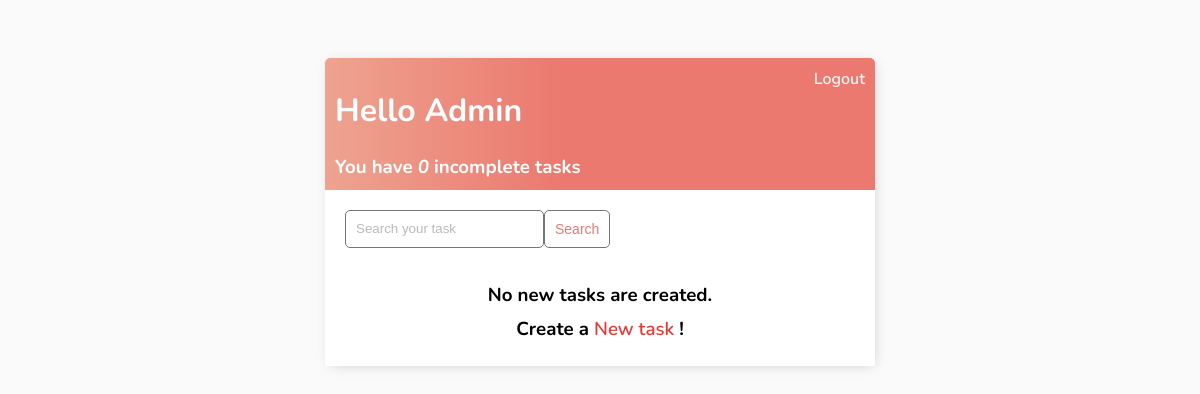
Before: / (signed in) with the older database file.
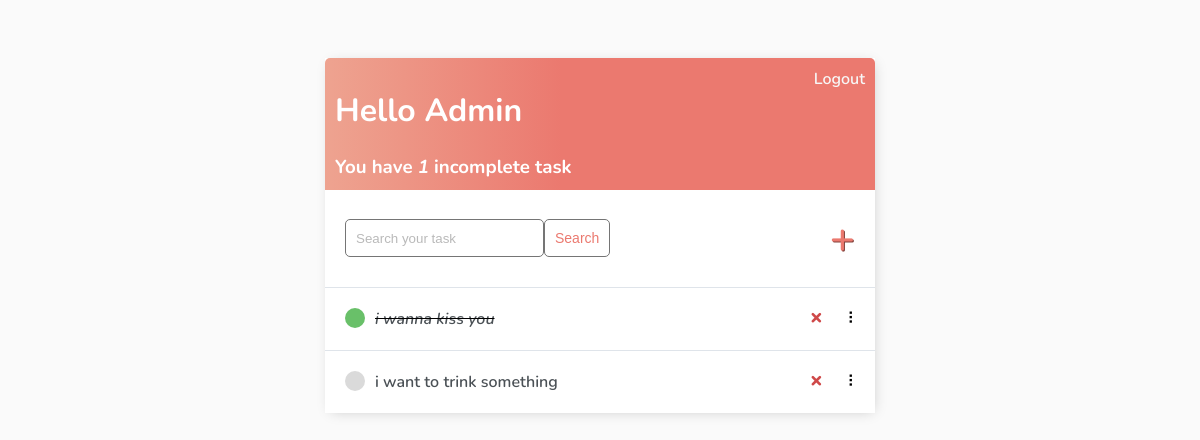
After: the same page with the newer database file.
### base/models.py (models this page shows)
class Task(models.Model):
    user = models.ForeignKey(
        User, on_delete=models.CASCADE, null=True, blank=True)
    title = models.CharField(max_length=200)
    description = models.TextField(null=True, blank=True)
    complete = models.BooleanField(default=False)
    created = models.DateTimeField(auto_now_add=True)
    def __str__(self):
        return self.title
    class Meta:
        order_with_respect_to = 'user'

### base/views.py (the view)
# urls.py: path('', TaskList.as_view(), name='tasks'),
class TaskList(LoginRequiredMixin, ListView):
    model = Task
    context_object_name = 'tasks'
    def get_context_data(self, **kwargs):
        context = super().get_context_data(**kwargs)
        context['tasks'] = context['tasks'].filter(user=self.request.user)
        context['count'] = context['tasks'].filter(complete=False).count()
        search_input = self.request.GET.get('search-area') or ''
        if search_input:
            context['tasks'] = context['tasks'].filter(
                title__contains=search_input)
        context['search_input'] = search_input
        return context

### base/templates/base/task_list.html (shortened to what this page needs)
{% extends 'base/main.html' %} {% block content %}
<div class="header-bar">
    <div>
        <h1>Hello {{request.user|title}}</h1>
        <h3 style="margin:0">You have <i>{{count}}</i> incomplete task{{ count|pluralize:"s" }}</h3>
    </div>
    {% if request.user.is_authenticated %}
    <a href="{% url 'logout' %}">Logout</a> {% else %}
    <a href="{% url 'login' %}">Login</a> {% endif %}
</div>
<div id="search-add-wrapper">
    <form method="GET" style="display: flex;">
        <input type='text' name='search-area' placeholder="Search your task" value="{{search_input}}">
        <input class="button" type="submit" value='Search'>
    </form>
    {% if tasks|length > 0 %}
    <a id="add-link" href="{% url 'task-create' %}">&#x2b;</a>
    {% endif %}
</div>
<div id="tasklist" class="task-items-wrapper">
    {% for task in tasks %}
    <div class="task-wrapper" data-position="{{task.pk}}">
        <div class="task-title">
            {% if task.complete %}
            <div class="task-complete-icon"></div>
            <i><s><a href="{% url 'task-update' task.id %}">{{task}}</a></s></i> {% else %}
            <div class="task-incomplete-icon"></div>
            <a href="{% url 'task-update' task.id %}">{{task}}</a> {% endif %}
        </div>
        <div class="task-controls">
            <a class="delete-link" href="{% url 'task-delete' task.id %}">&#215;</a>
            <span class="handle">&nbsp;&#10247;</span>
        </div>
    </div>
    {% empty %}
    <div style="text-align: center; padding-bottom: 10px; line-height: 1em;">
        <h3>No new tasks are created.</h3>
        <h3>Create a <a style="text-decoration: none; color: #e53935;" href="{% url 'task-create' %}">New task</a> ! </h3>
    </div>
    {% endfor %}
</div>
{% endblock content %}

### base/templates/base/main.html (shortened to what this page needs)
<!DOCTYPE html>
<html lang="en">
<head>
</head>
<body>
    <div class="container">
        {% block content %} {% endblock content %}
    </div>
</body>
</html>

### base/templates/base/main.html (style rules this page uses)
body { background-color: #FAFAFA; font-family: 'Nunito', sans-serif; padding-top: 50px; }
h1, h2, h3, h4, h5, h6, { font-family: 'Raleway', sans-serif; }
a, p { color: #4b5156 }
a { font-weight: 600; }
.container { max-width: 550px; margin: auto; background-color: #fff; -webkit-box-shadow: 2px 2px 13px -4px rgba(0, 0, 0, 0.21); box-shadow: 2px 2px 13px -4px rgba(0, 0, 0, 0.21); }
input { outline: none; border: none; }
.header-bar { display: flex; justify-content: space-between; color: #fff; padding: 10px; border-radius: 5px 5px 0 0; background: linear-gradient(90deg, #EEA390 0%, #EB796F 43%, #EB796F 100%); }
.header-bar a { color: rgb(247, 247, 247); text-decoration: none; }
.task-wrapper { display: flex; align-items: center; justify-content: space-between; background-color: #fff; border-top: 1px solid #dfe4ea; overflow: hidden; }
.task-title { display: flex; padding: 20px; }
.task-title a { text-decoration: none; color: #4b5156; margin-left: 10px; }
.task-complete-icon { height: 20px; width: 20px; background-color: rgb(105, 192, 105); border-radius: 50%; }
.task-incomplete-icon { height: 20px; width: 20px; background-color: rgb(218, 218, 218); border-radius: 50%; }
.delete-link { text-decoration: none; font-weight: 900; color: #cf4949; font-size: 22px; line-height: 0; padding: 20px 0px; }
.handle { display: inline-block; padding: 20px 16px; cursor: grab; user-select: none; }
.handle:after, .handle:before { display: block; content: ""; }
#add-link { color: #EB796F; text-decoration: none; font-size: 42px; text-shadow: 1px 1px #81413b; }
#search-add-wrapper { display: flex; justify-content: space-between; align-items: center; padding: 20px; }
input[type=text], input[type=password], textarea { border: 1px solid #757575; border-radius: 5px; padding: 10px; width: 90%; }
::placeholder { font-weight: 300; opacity: 0.5; }
.button { border: 1px solid #757575; background-color: #FFF; color: #EB796F; padding: 10px; font-size: 14px; border-radius: 5px; cursor: pointer; text-decoration: none; }

Changed rows visible on the page:
added Task: title "i wanna kiss you"
added Task: title "i want to trink something"
Other visible differences:
{{ count }}: "0" → "1"
text no longer shown: "No new tasks are created. Create a New task !"
